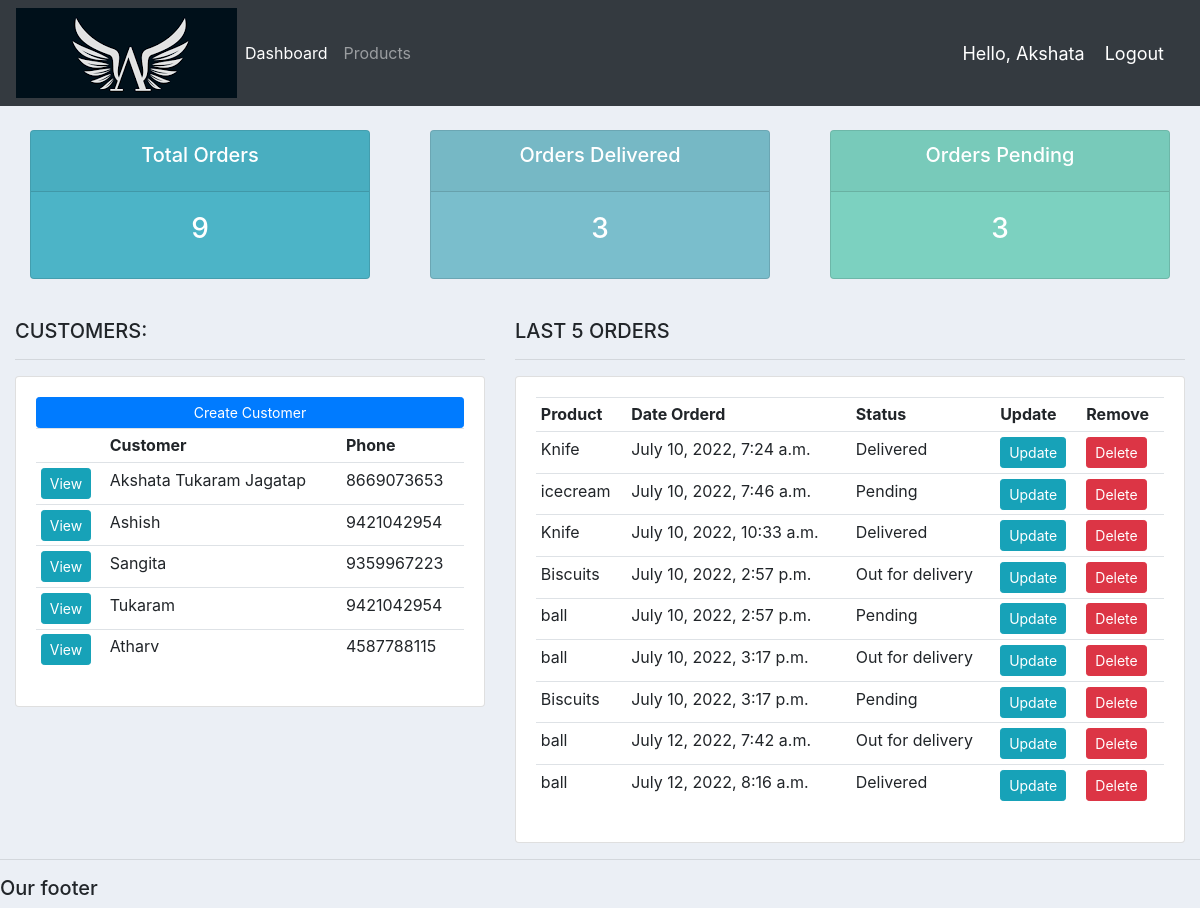
The app's page / (signed in) with its own data.
### accounts/models.py (models this page shows, shortened)
class Customer(models.Model):
	name = models.CharField(max_length=200, null=True)
	phone = models.CharField(max_length=200, null=True)
	email = models.CharField(max_length=200, null=True)
	date_created = models.DateTimeField(auto_now_add=True, null=True)

class Order(models.Model):
	STATUS = (
			('Pending', 'Pending'),
			('Out for delivery', 'Out for delivery'),
			('Delivered', 'Delivered'),
			)
	customer = models.ForeignKey(Customer, null=True, on_delete= models.SET_NULL)
	product = models.ForeignKey(Product, null=True, on_delete= models.SET_NULL)
	date_created = models.DateTimeField(auto_now_add=True, null=True)
	status = models.CharField(max_length=200, null=True, choices=STATUS)
	note = models.CharField(max_length=1000, null=True)

class Product(models.Model):
	CATEGORY = (
			('Indoor', 'Indoor'),
			('Out Door', 'Out Door'),
			)
	name = models.CharField(max_length=200, null=True)
	price = models.FloatField(null=True)
	category = models.CharField(max_length=200, null=True, choices=CATEGORY)
	description = models.CharField(max_length=200, null=True, blank=True)
	date_created = models.DateTimeField(auto_now_add=True, null=True)
	tags = models.ManyToManyField(Tag)
	def __str__(self):
		return self.name

### accounts/views.py (the view)
# urls.py: path('', views.home, name="home"),
@login_required(login_url='login')
def home(request):
    orders = Order.objects.all()
    customers = Customer.objects.all()
    total_customers = customers.count()
    total_orders = orders.count()
    delivered = orders.filter(status='Delivered').count()
    pending = orders.filter(status='Pending').count()
    context = {'orders': orders, 'customers': customers,
               'total_orders': total_orders, 'delivered': delivered,
               'pending': pending}
    return render(request, 'accounts/dashboard.html', context)

### templates/accounts/dashboard.html
{%  extends 'accounts/main.html' %}
{% block content %}
{%  include 'accounts/status.html' %}
<br>
<div class="row">
	<div class="col-md-5">
		<h5>CUSTOMERS:</h5>
		<hr>
		<div class="card card-body">
			<a class="btn btn-primary  btn-sm btn-block" href="{% url 'create_customer' %}">Create Customer</a>
			<table class="table table-sm">
				<tr>
					<th></th>
					<th>Customer</th>
					<th>Phone</th>
				</tr>
				{% for customer in customers %}
					<tr>
						<td><a class="btn btn-sm btn-info" href="{% url 'customer' customer.id %}">View</a></td>
						<td>{{customer.name}}</td>
						<td>{{customer.phone}}</td>
					</tr>
				{% endfor %}
			</table>
		</div>
	</div>
	<div class="col-md-7">
		<h5>LAST 5 ORDERS</h5>
		<hr>
		<div class="card card-body">
			<table class="table table-sm">
				<tr>
					<th>Product</th>
					<th>Date Orderd</th>
					<th>Status</th>
					<th>Update</th>
					<th>Remove</th>
				</tr>
				{% for order in orders %}
					<tr>
						<td>{{order.product}}</td>
						<td>{{order.date_created}}</td>
						<td>{{order.status}}</td>
						<td><a class="btn btn-sm btn-info" href="{% url 'update_order' order.id %}">Update</a></td>
						<td><a class="btn btn-sm btn-danger" href="{% url 'delete_order' order.id %}">Delete</a></td>
					</tr>
				{% endfor %}
			</table>
		</div>
	</div>
</div>
{% endblock %}

### templates/accounts/main.html (shortened to what this page needs)
{% load static %}
<!DOCTYPE html>
<html>
<head>
	<link rel="stylesheet" href="https://stackpath.bootstrapcdn.com/bootstrap/4.3.1/css/bootstrap.min.css">
	<link rel="stylesheet" type="text/css" href="{% static '/css/main.css' %}">
</head>
<body>
	{%  include 'accounts/navbar.html' %}
	<div class="container-fluid">
	{% block content %}
	{% endblock %}
    </div>
	<hr>
	<h5>Our footer</h5>
</body>
</html>

### templates/accounts/navbar.html (shortened to what this page needs)
{% load static %}
<nav class="navbar navbar-expand-lg navbar-dark bg-dark">
 <img src="{% static 'images/logo.png' %}">
  <div class="collapse navbar-collapse" id="navbarNav">
    <ul class="navbar-nav">
      <li class="nav-item active">
        <a class="nav-link" href="{% url 'home' %}">Dashboard</a>
      </li>
      <li class="nav-item">
        <a class="nav-link" href="{% url 'products' %}">Products</a>
      </li>
    </ul>
  </div>
  <span class="hello-msg">Hello, {{request.user}}</span>
  <span ><a  class="hello-msg" href="{% url 'logout' %}">Logout</a></span>
</nav>

### templates/accounts/status.html
<br>
<div class="row">
	<div class="col">
		<div class="col-md">
			<div class="card text-center text-white  mb-3" id="total-orders">
			  	<div class="card-header">
			  		<h5 class="card-title">Total Orders</h5>
			  	</div>
			  	<div class="card-body">
			    	<h3 class="card-title">{{total_orders}}</h3>
			  	</div>
			</div>
		</div>
	</div>
	<div class="col">
		<div class="col-md">
			<div class="card text-center text-white  mb-3" id="orders-delivered">
			  	<div class="card-header">
			  		<h5 class="card-title">Orders Delivered</h5>
			  	</div>
			  	<div class="card-body">
			    	<h3 class="card-title">{{delivered}}</h3>
			  	</div>
			</div>
		</div>
	</div>
	<div class="col">
		<div class="col-md">
			<div class="card text-center text-white  mb-3" id="orders-pending">
			  	<div class="card-header">
			  		<h5 class="card-title">Orders Pending</h5>
			  	</div>
			  	<div class="card-body">
			    	<h3 class="card-title">{{pending}}</h3>
			  	</div>
			</div>
		</div>
	</div>
</div>

### static/css/main.css (style rules this page uses)
body { background-color: #ebeff5; }
#total-orders { background-color: #4cb4c7; }
#orders-delivered { background-color: #7abecc; }
#orders-pending { background-color: #7CD1C0; }

### templates/accounts/navbar.html (style rules this page uses)
.hello-msg { font-size: 18px; color: #fff; margin-right: 20px; }

### records on screen
Customer: name "Akshata Tukaram Jagatap", phone "8669073653"
Customer: name "Ashish", phone "9421042954"
Customer: name "Sangita", phone "9359967223"
Customer: name "Tukaram", phone "9421042954"
Customer: name "Atharv", phone "4587788115"
Order: product "Knife", date_created "July 10, 2022, 7:24 a.m.", status "Delivered"
Order: product "icecream", date_created "July 10, 2022, 7:46 a.m.", status "Pending"
Order: product "Knife", date_created "July 10, 2022, 10:33 a.m.", status "Delivered"
Order: product "Biscuits", date_created "July 10, 2022, 2:57 p.m.", status "Out for delivery"
Order: product "ball", date_created "July 10, 2022, 2:57 p.m.", status "Pending"
Order: product "ball", date_created "July 10, 2022, 3:17 p.m.", status "Out for delivery"
Order: product "Biscuits", date_created "July 10, 2022, 3:17 p.m.", status "Pending"
Order: product "ball", date_created "July 12, 2022, 7:42 a.m.", status "Out for delivery"
Order: product "ball", date_created "July 12, 2022, 8:16 a.m.", status "Delivered"

### other values on screen
{{ request.user }} "Akshata"
{{ total_orders }} "9"
{{ delivered }} "3"
{{ pending }} "3"
